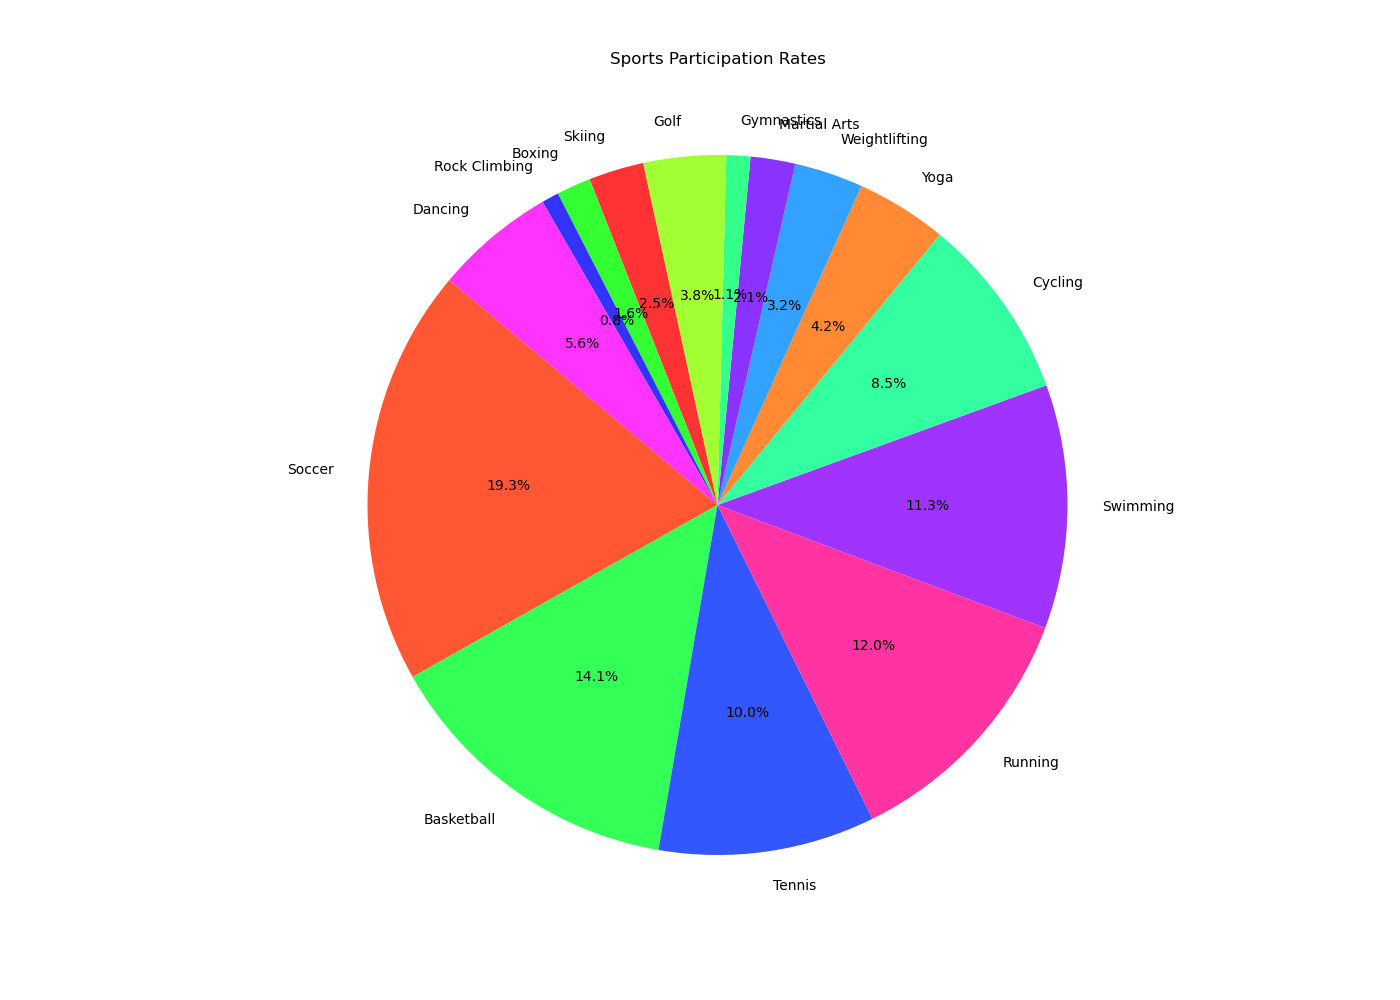

Reproduce this figure in Python.

import matplotlib.pyplot as plt

# Data
sports = ['Soccer', 'Basketball', 'Tennis', 'Running', 'Swimming', 'Cycling', 
          'Yoga', 'Weightlifting', 'Martial Arts', 'Gymnastics', 'Golf', 
          'Skiing', 'Boxing', 'Rock Climbing', 'Dancing']
participation_rates = [24.3, 17.8, 12.6, 15.1, 14.2, 10.7, 5.3, 4.0, 2.6, 1.4, 
                       4.8, 3.2, 2.0, 1.0, 7.0]

# Colors
colors = ['#FF5733', '#33FF57', '#3357FF', '#FF33A1', '#A133FF', 
          '#33FFA1', '#FF8A33', '#33A1FF', '#8A33FF', '#33FF8A', 
          '#A1FF33', '#FF3333', '#33FF33', '#3333FF', '#FF33FF']

# Pie chart
fig, ax = plt.subplots(figsize=(14, 10))  # Width, Height of the chart
ax.pie(participation_rates, labels=sports, colors=colors, autopct='%1.1f%%', startangle=140)
ax.axis('equal')  # Equal aspect ratio ensures that pie is drawn as a circle.

plt.title('Sports Participation Rates', pad=40)
plt.show()
